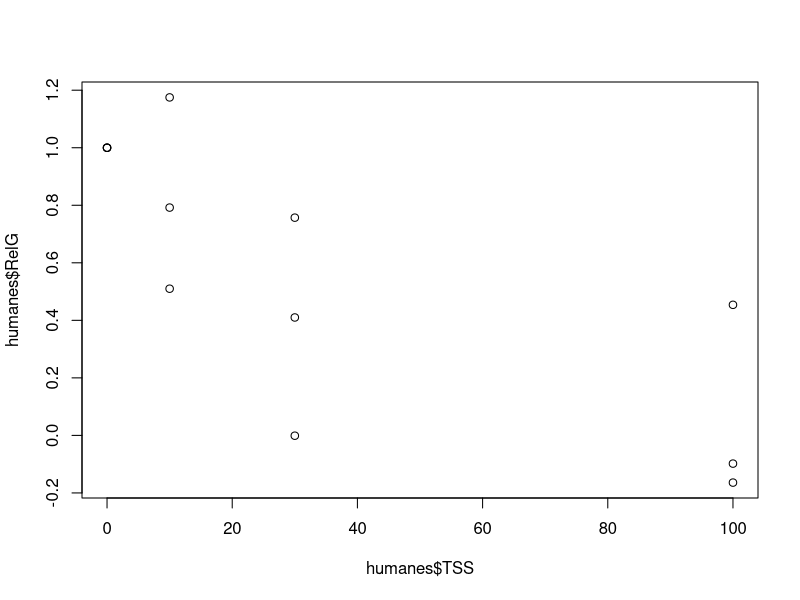
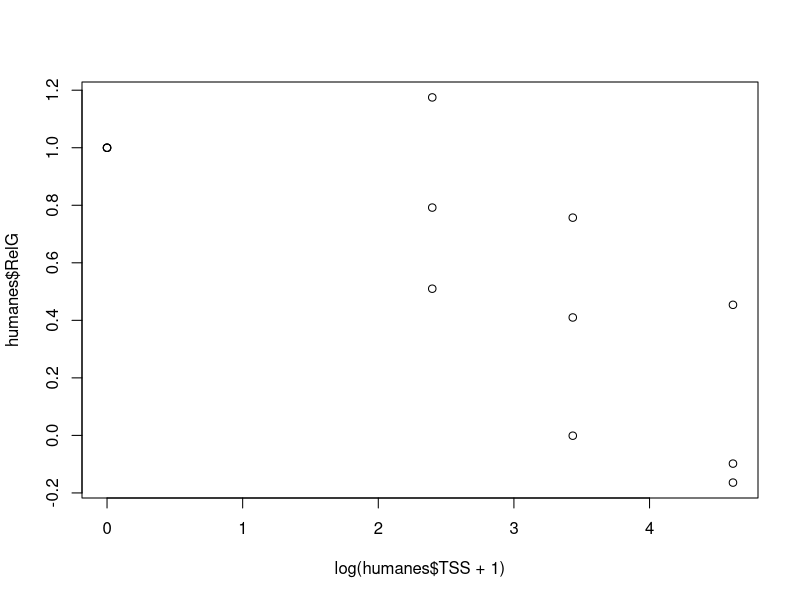

Here is the R script that generated these plots, in order:
#__________________________________________________________________________
#
# EFFECTS OF SSC ON THE GROWTH OF JUVENILES
#
# Yves-Marie Bozec, y.bozec@uq.edu.au, 03/2018
#
# Uses experimental data extracted from:
# Humanes, A., A. Fink, B. L. Willis, K. E. Fabricius, D. de Beer, and A. P. Negri. 2017. 
# Effects of suspended sediments and nutrient enrichment on juvenile corals. 
# Marine Pollution Bulletin 125:166–175.
#__________________________________________________________________________

rm(list=ls())

humanes=data.frame(TSS=c(0,10,30,100,0,10,30,100,0,10,30,100),
                   RelG=c(1 , 0.792, 0.410, 0.454 , 1, 0.510, -0.001, -0.164, 1, 1.175, 0.757, -0.098),
                   SPECIES=c('ten','ten','ten','ten','mil','mil','mil','mil', 'acu', 'acu', 'acu', 'acu'))

select_ten = c(1,2,3,4)
select_mil = c(5,6,7,8)
select_acu = c(9,10,11,12)

plot(humanes$TSS,humanes$RelG )
plot(log(humanes$TSS+1),humanes$RelG )

## Test the relationship
M1 = lm(humanes$RelG-1~ 0+log(humanes$TSS+1))

R2 = summary(M1)$r.squared
# Don't extract slope and intercept from summary(M2) because no intercept 
# Use predict instead (predict(M2)+1)


## Plot relationship between log(Linf) and log(K) 
svg("FIG_juvenile_growth_with_SSC.svg", height = 4, width = 4, bg="transparent") # 3inches ~ 6cm

par(mar=c(6,6,2,2), mfrow=c(1,1), pty="m", tck=-0.015, lwd=1, las=1) #mar=c(bottom, left, top, right)’ 

plot(humanes$TSS[select_ten],humanes$RelG[select_ten],pch=19,cex=1.5,xlim=c(0,100),ylim=c(-0.5,1.5),xaxt='n',yaxt='n', xlab='Suspended sediment (mg.L-1)',ylab='Relative growth')
points(humanes$TSS[select_mil],humanes$RelG[select_mil],pch=21,cex=1.5)
points(humanes$TSS[select_acu],humanes$RelG[select_acu],pch=21,bg='gray',cex=1.5)

# lines(humanes$TSS, predict(M1),lwd=1.5)
lines(seq(0,100,by=1), summary(M1)$coefficients[1]*log(1+seq(0,100,by=1))+1,lwd=1.5)

axis(1,lwd=0,lwd.ticks=1,line=NA,las = 1)
axis(2,lwd=0,lwd.ticks=1,line=NA,las = 1)

dev.off()
